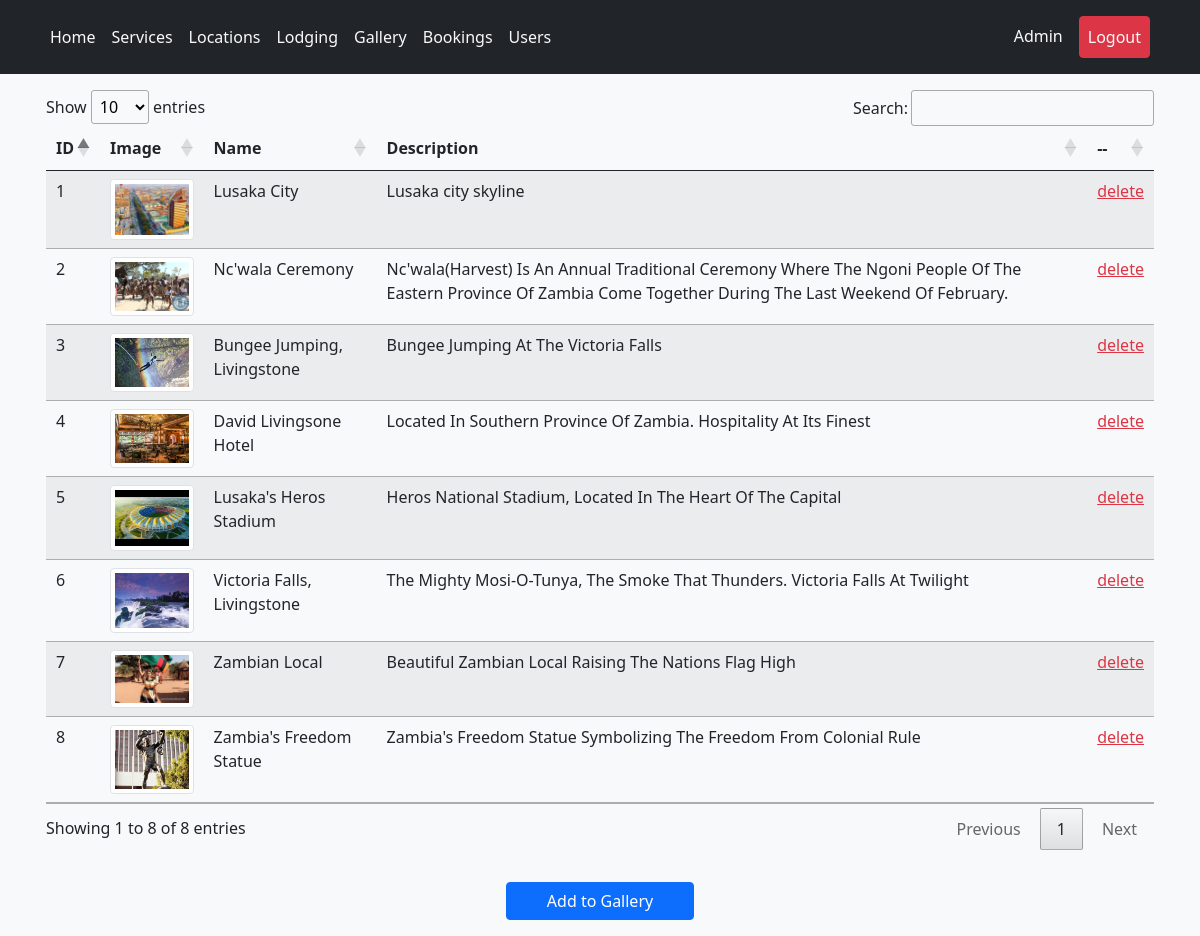
Screenshot of /pages/gallery.manage.php (signed in) with the database file from the repository.
### tables this page shows
CREATE TABLE `users` (
  `id` int(11) NOT NULL,
  `email` varchar(60) DEFAULT NULL,
  `first_name` varchar(60) DEFAULT NULL,
  `last_name` varchar(60) DEFAULT NULL,
  `phone_no` varchar(12) DEFAULT NULL,
  `password` longtext NOT NULL,
  `is_admin` tinyint(1) NOT NULL,
  `joined` datetime DEFAULT current_timestamp()
);

CREATE TABLE `gallery` (
  `id` int(11) NOT NULL,
  `name` varchar(60) NOT NULL,
  `description` longtext NOT NULL,
  `image` varchar(60) NOT NULL,
  `user_id` int(11) NOT NULL,
  `added` datetime NOT NULL DEFAULT current_timestamp()
);

### api/get_user.php (called while the page is built, shortened)
<?php
function get_profile($email, $db_connection){
    $sql = "SELECT * FROM users WHERE email = ?";
    if($stmt = $db_connection->prepare($sql)){
        $stmt->bind_param("s", $email);
        if($stmt->execute()){
            $result = $stmt->get_result();
            if($result->num_rows == 1){
                $row = $result->fetch_array(MYSQLI_ASSOC);
                return $row;
            }
        }
    }
}

### inc/session.php (called while the page is built, shortened)
<?php
require_once "../scripts/connect.php";
include_once "../api/get_user.php";
if (!(isset($_SESSION["loggedin"]) && $_SESSION["loggedin"] === true)) {
    header('location: login.php');
    exit();
} else {
    $user = get_profile($_SESSION['email'], $db_connection);
}
?>

### api/get_table_data.php (the view, shortened to what this page needs)
<?php
include_once "get_user.php";
function get_gallery_data($db_connection){
    $sql = "SELECT * FROM gallery";
    if($result = $db_connection->query($sql)){
        if($result->num_rows > 0){
            while($row = $result->fetch_array()){
                echo "<tr>";
                    echo "<td>" . $row['id'] . "</td>";
                    echo "<td><img style='width:100px;' src='../" . $row['image'] . "' class='img-thumbnail' alt='" . $row['name'] . "'></td>";
                    echo "<td>" . $row['name'] . "</td>";
                    echo "<td>" . $row['description'] . "</td>";
                    echo '<td><a href="../scripts/delete.gallery.process.php?gallery='.$row['id'].'" class="link-danger">delete</a></td>';
                echo "</tr>";
            }
        } else {
            echo "<tr>";
                echo "<td colspan='5' class='text-center'> No records found. </td>";
            echo "</tr>";
        }
    }
}

### inc/navbar.php
<header class="p-3 bg-dark text-white sticky-top">
    <div class="container">
      <div class="d-flex flex-wrap align-items-center justify-content-center justify-content-lg-start">
        <ul class="nav col-12 col-lg-auto me-lg-auto mb-2 justify-content-center mb-md-0">
            <li class="nav-item"><a href="/Mwape/" class="nav-link link-light px-2">Home</a></li>
            <li class="nav-item"><a href="/Mwape/index.php#services" class="nav-link link-light px-2">Services</a></li>
            <li class="nav-item"><a href="/Mwape/pages/location.php" class="nav-link link-light px-2">Locations</a></li>
            <li class="nav-item"><a href="/Mwape/pages/lodging.php" class="nav-link link-light px-2">Lodging</a></li>
            <li class="nav-item"><a href="/Mwape/pages/gallery.php" class="nav-link link-light px-2">Gallery</a></li>
            <?php
            if (isset($_SESSION['email'])) {
                echo '<li class="nav-item"><a href="/Mwape/pages/booking.php" class="nav-link link-light px-2">Bookings</a></li>';
                if ($user['is_admin'] == true) {
                    echo '<li class="nav-item"><a href="/Mwape/pages/users.php" class="nav-link link-light px-2">Users</a></li>';
                }
            }
            ?>
        </ul>
        <div class="text-end">
            <ul class="nav">
                <?php
                if (isset($_SESSION['email'])) {
                echo '<li class="nav-item"><a href="/Mwape/pages/account.php" class="nav-link link-light px-2">'.$user['first_name'].' '.$user['last_name'].'</a></li>
                <li class="nav-item"><a href="/Mwape/scripts/logout.process.php" class="nav-link link-light px-2 btn btn-danger mx-2">Logout</a></li>';
                } else {
                echo '<li class="nav-item"><a href="/Mwape/pages/login.php" class="btn btn-outline-light-me-2 nav-link link-light px-2 mx-2">Login</a></li>
                <li class="nav-item"><a href="/Mwape/pages/signup.php" class="btn btn-warning nav-link link-light px-2 mx-2">Sign up</a></li>';
                }
                ?>
            </ul>
        </div>
      </div>
    </div>
</header>

### DataTables/datatables.css (style rules this page uses)
table.dataTable tbody tr { background-color: transparent; }
table.dataTable tbody th, table.dataTable tbody td { padding: 8px 10px; }
table.dataTable th, table.dataTable td { box-sizing: content-box; }

### rows the page displays
users: first_name "Admin"
gallery: id "1", image (picture), name "Lusaka City", description "Lusaka city skyline"
gallery: id "2", image (picture), name "Nc'wala Ceremony", description "Nc'wala(Harvest) Is An Annual Traditional Ceremony Where The Ngoni People Of The Eastern Province Of Zambia Come Together During The Last Weekend Of February."
gallery: id "3", image (picture), name "Bungee Jumping, Livingstone", description "Bungee Jumping At The Victoria Falls"
gallery: id "4", image (picture), name "David Livingsone Hotel", description "Located In Southern Province Of Zambia. Hospitality At Its Finest"
gallery: id "5", image (picture), name "Lusaka's Heros Stadium", description "Heros National Stadium, Located In The Heart Of The Capital"
gallery: id "6", image (picture), name "Victoria Falls, Livingstone", description "The Mighty Mosi-O-Tunya, The Smoke That Thunders. Victoria Falls At Twilight"
gallery: id "7", image (picture), name "Zambian Local", description "Beautiful Zambian Local Raising The Nations Flag High"
gallery: id "8", image (picture), name "Zambia's Freedom Statue", description "Zambia's Freedom Statue Symbolizing The Freedom From Colonial Rule"
